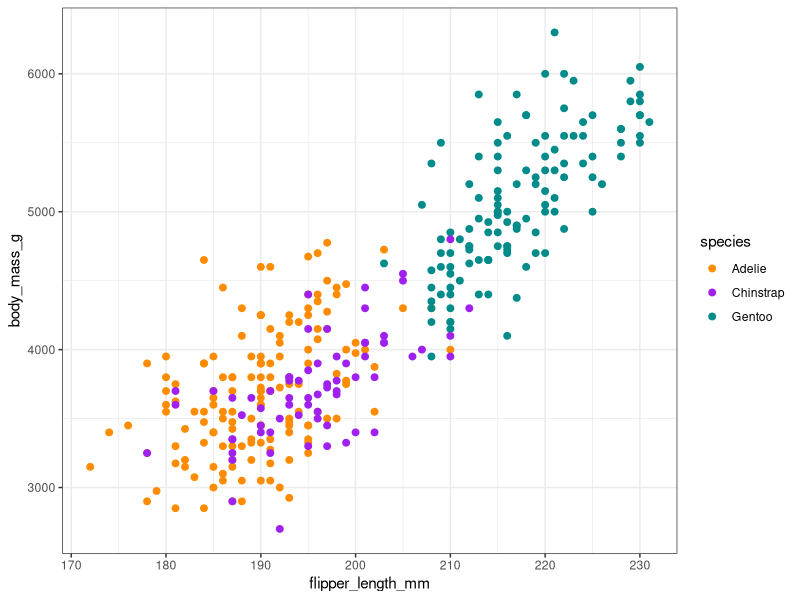

This figure's R source:
## ---- chunk 1
#| echo: false
#| fig-align: center
#| out-width: "60%"

library(palmerpenguins)
library(tidyverse)
library(viridis)

ggplot(data = penguins, aes(x = flipper_length_mm, y = body_mass_g, color = species)) + 
  geom_point(size = 2) + 
  theme_bw() +
    scale_color_manual(values = c("darkorange","purple","cyan4")) 
